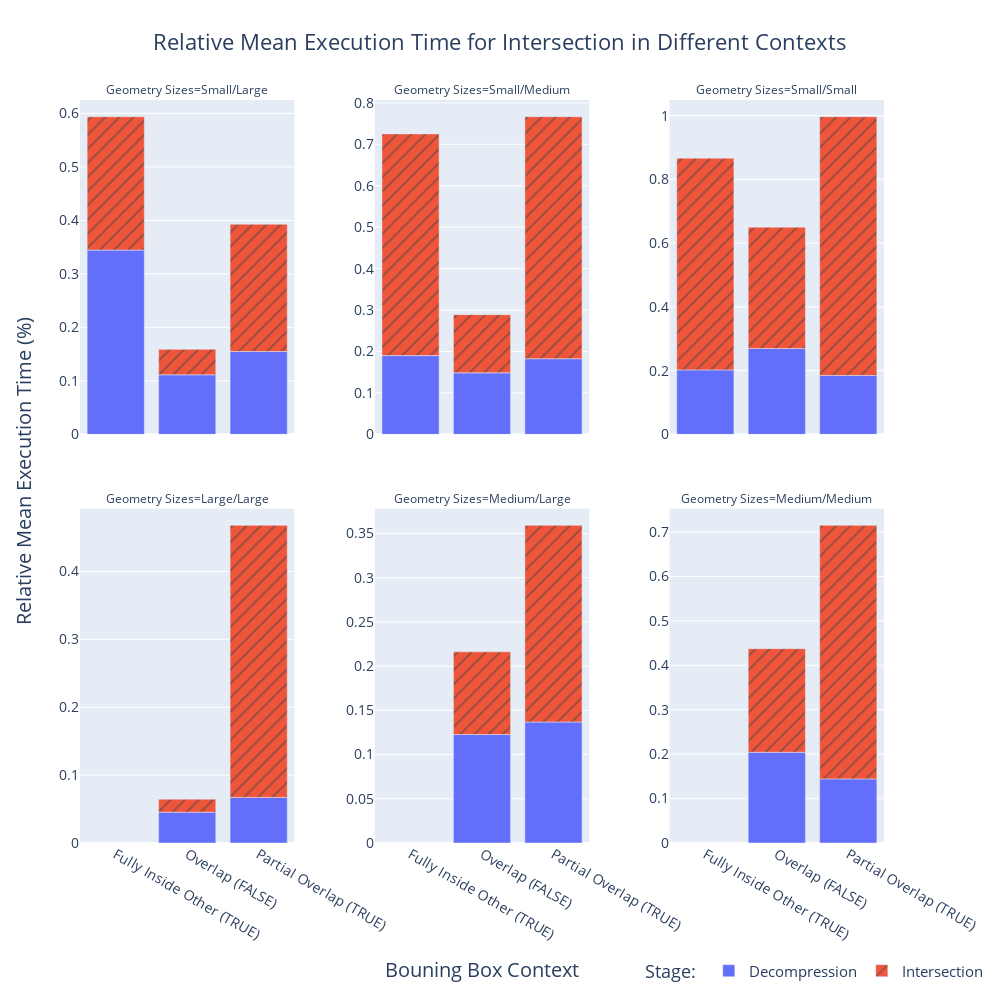

The notebook cell this image was saved under:
### Code cell
total_time_df = stats_df[['context', 'total_time', 'sizes', 'baseline', 'predicate', 'decomp']]
plot_total_time_bars(total_time_df, is_predicate=False, size_cat_excl=[], log_scale=False) #

### Figure 1 — Plotly figure (JSON) as saved in the notebook; plotly's stock layout.template omitted (floating-point values rounded to 4 significant figures)
{"data": [{"alignmentgroup": "True", "hovertemplate": "Stage: =Decompression<br>Geometry Sizes=Small/Large<br>Context=%{x}<br>time=%{y}<extra></extra>", "legendgroup": "Decompression", "marker": {"color": "#636efa", "pattern": {"shape": ""}}, "name": "Decompression", "offsetgroup": "Decompression", "orientation": "v", "showlegend": true, "textposition": "auto", "type": "bar", "x": ["Fully Inside Other (TRUE)", "Overlap (FALSE)", "Partial Overlap (TRUE)"], "xaxis": "x4", "y": [0.3445, 0.1113, 0.1549], "yaxis": "y4"}, {"alignmentgroup": "True", "hovertemplate": "Stage: =Decompression<br>Geometry Sizes=Small/Medium<br>Context=%{x}<br>time=%{y}<extra></extra>", "legendgroup": "Decompression", "marker": {"color": "#636efa", "pattern": {"shape": ""}}, "name": "Decompression", "offsetgroup": "Decompression", "orientation": "v", "showlegend": false, "textposition": "auto", "type": "bar", "x": ["Fully Inside Other (TRUE)", "Overlap (FALSE)", "Partial Overlap (TRUE)"], "xaxis": "x5", "y": [0.1901, 0.1484, 0.1826], "yaxis": "y5"}, {"alignmentgroup": "True", "hovertemplate": "Stage: =Decompression<br>Geometry Sizes=Small/Small<br>Context=%{x}<br>time=%{y}<extra></extra>", "legendgroup": "Decompression", "marker": {"color": "#636efa", "pattern": {"shape": ""}}, "name": "Decompression", "offsetgroup": "Decompression", "orientation": "v", "showlegend": false, "textposition": "auto", "type": "bar", "x": ["Fully Inside Other (TRUE)", "Overlap (FALSE)", "Partial Overlap (TRUE)"], "xaxis": "x6", "y": [0.2023, 0.2695, 0.1849], "yaxis": "y6"}, {"alignmentgroup": "True", "hovertemplate": "Stage: =Decompression<br>Geometry Sizes=Large/Large<br>Context=%{x}<br>time=%{y}<extra></extra>", "legendgroup": "Decompression", "marker": {"color": "#636efa", "pattern": {"shape": ""}}, "name": "Decompression", "offsetgroup": "Decompression", "orientation": "v", "showlegend": false, "textposition": "auto", "type": "bar", "x": ["Overlap (FALSE)", "Partial Overlap (TRUE)"], "xaxis": "x", "y": [0.04542, 0.06722], "yaxis": "y"}, {"alignmentgroup": "True", "hovertemplate": "Stage: =Decompression<br>Geometry Sizes=Medium/Large<br>Context=%{x}<br>time=%{y}<extra></extra>", "legendgroup": "Decompression", "marker": {"color": "#636efa", "pattern": {"shape": ""}}, "name": "Decompression", "offsetgroup": "Decompression", "orientation": "v", "showlegend": false, "textposition": "auto", "type": "bar", "x": ["Overlap (FALSE)", "Partial Overlap (TRUE)"], "xaxis": "x2", "y": [0.1226, 0.1368], "yaxis": "y2"}, {"alignmentgroup": "True", "hovertemplate": "Stage: =Decompression<br>Geometry Sizes=Medium/Medium<br>Context=%{x}<br>time=%{y}<extra></extra>", "legendgroup": "Decompression", "marker": {"color": "#636efa", "pattern": {"shape": ""}}, "name": "Decompression", "offsetgroup": "Decompression", "orientation": "v", "showlegend": false, "textposition": "auto", "type": "bar", "x": ["Overlap (FALSE)", "Partial Overlap (TRUE)"], "xaxis": "x3", "y": [0.2043, 0.1443], "yaxis": "y3"}, {"alignmentgroup": "True", "hovertemplate": "Stage: =Intersection<br>Geometry Sizes=Small/Large<br>Context=%{x}<br>time=%{y}<extra></extra>", "legendgroup": "Intersection", "marker": {"color": "#EF553B", "pattern": {"shape": "/"}}, "name": "Intersection", "offsetgroup": "Intersection", "orientation": "v", "showlegend": true, "textposition": "auto", "type": "bar", "x": ["Fully Inside Other (TRUE)", "Overlap (FALSE)", "Partial Overlap (TRUE)"], "xaxis": "x4", "y": [0.2492, 0.04755, 0.2378], "yaxis": "y4"}, {"alignmentgroup": "True", "hovertemplate": "Stage: =Intersection<br>Geometry Sizes=Small/Medium<br>Context=%{x}<br>time=%{y}<extra></extra>", "legendgroup": "Intersection", "marker": {"color": "#EF553B", "pattern": {"shape": "/"}}, "name": "Intersection", "offsetgroup": "Intersection", "orientation": "v", "showlegend": false, "textposition": "auto", "type": "bar", "x": ["Fully Inside Other (TRUE)", "Overlap (FALSE)", "Partial Overlap (TRUE)"], "xaxis": "x5", "y": [0.5351, 0.1405, 0.5841], "yaxis": "y5"}, {"alignmentgroup": "True", "hovertemplate": "Stage: =Intersection<br>Geometry Sizes=Small/Small<br>Context=%{x}<br>time=%{y}<extra></extra>", "legendgroup": "Intersection", "marker": {"color": "#EF553B", "pattern": {"shape": "/"}}, "name": "Intersection", "offsetgroup": "Intersection", "orientation": "v", "showlegend": false, "textposition": "auto", "type": "bar", "x": ["Fully Inside Other (TRUE)", "Overlap (FALSE)", "Partial Overlap (TRUE)"], "xaxis": "x6", "y": [0.6643, 0.3807, 0.8117], "yaxis": "y6"}, {"alignmentgroup": "True", "hovertemplate": "Stage: =Intersection<br>Geometry Sizes=Large/Large<br>Context=%{x}<br>time=%{y}<extra></extra>", "legendgroup": "Intersection", "marker": {"color": "#EF553B", "pattern": {"shape": "/"}}, "name": "Intersection", "offsetgroup": "Intersection", "orientation": "v", "showlegend": false, "textposition": "auto", "type": "bar", "x": ["Overlap (FALSE)", "Partial Overlap (TRUE)"], "xaxis": "x", "y": [0.01916, 0.4008], "yaxis": "y"}, {"alignmentgroup": "True", "hovertemplate": "Stage: =Intersection<br>Geometry Sizes=Medium/Large<br>Context=%{x}<br>time=%{y}<extra></extra>", "legendgroup": "Intersection", "marker": {"color": "#EF553B", "pattern": {"shape": "/"}}, "name": "Intersection", "offsetgroup": "Intersection", "orientation": "v", "showlegend": false, "textposition": "auto", "type": "bar", "x": ["Overlap (FALSE)", "Partial Overlap (TRUE)"], "xaxis": "x2", "y": [0.09354, 0.2223], "yaxis": "y2"}, {"alignmentgroup": "True", "hovertemplate": "Stage: =Intersection<br>Geometry Sizes=Medium/Medium<br>Context=%{x}<br>time=%{y}<extra></extra>", "legendgroup": "Intersection", "marker": {"color": "#EF553B", "pattern": {"shape": "/"}}, "name": "Intersection", "offsetgroup": "Intersection", "orientation": "v", "showlegend": false, "textposition": "auto", "type": "bar", "x": ["Overlap (FALSE)", "Partial Overlap (TRUE)"], "xaxis": "x3", "y": [0.2331, 0.5707], "yaxis": "y3"}], "layout": {"annotations": [{"showarrow": false, "text": "Geometry Sizes=Large/Large", "x": 0.1333, "xanchor": "center", "xref": "paper", "y": 0.45, "yanchor": "bottom", "yref": "paper"}, {"showarrow": false, "text": "Geometry Sizes=Medium/Large", "x": 0.5, "xanchor": "center", "xref": "paper", "y": 0.45, "yanchor": "bottom", "yref": "paper"}, {"showarrow": false, "text": "Geometry Sizes=Medium/Medium", "x": 0.8667, "xanchor": "center", "xref": "paper", "y": 0.45, "yanchor": "bottom", "yref": "paper"}, {"showarrow": false, "text": "Geometry Sizes=Small/Large", "x": 0.1333, "xanchor": "center", "xref": "paper", "y": 1, "yanchor": "bottom", "yref": "paper"}, {"showarrow": false, "text": "Geometry Sizes=Small/Medium", "x": 0.5, "xanchor": "center", "xref": "paper", "y": 1, "yanchor": "bottom", "yref": "paper"}, {"showarrow": false, "text": "Geometry Sizes=Small/Small", "x": 0.8667, "xanchor": "center", "xref": "paper", "y": 1, "yanchor": "bottom", "yref": "paper"}, {"font": {"size": 20}, "showarrow": false, "text": "Bouning Box Context", "x": 0.5, "xanchor": "center", "xref": "paper", "y": -0.15, "yanchor": "top", "yref": "paper"}, {"font": {"size": 20}, "showarrow": false, "text": "Relative Mean Execution Time (%)", "textangle": -90, "x": -0.07, "xanchor": "center", "xref": "paper", "y": 0.5, "yanchor": "middle", "yref": "paper"}], "barmode": "relative", "height": 1000, "legend": {"font": {"size": 15}, "orientation": "h", "title": {"text": "Stage: "}, "tracegroupgap": 0, "x": 0.7, "xanchor": "left", "y": -0.15, "yanchor": "top"}, "title": {"font": {"size": 22}, "text": "Relative Mean Execution Time for Intersection in Different Contexts", "x": 0.5}, "width": 1000, "xaxis": {"anchor": "y", "domain": [0, 0.2667], "tickfont": {"size": 14}, "title": {"text": ""}}, "xaxis2": {"anchor": "y2", "domain": [0.3667, 0.6333], "matches": "x", "tickfont": {"size": 14}, "title": {"text": ""}}, "xaxis3": {"anchor": "y3", "domain": [0.7333, 1], "matches": "x", "tickfont": {"size": 14}, "title": {"text": ""}}, "xaxis4": {"anchor": "y4", "domain": [0, 0.2667], "matches": "x", "showticklabels": false, "tickfont": {"size": 14}, "title": {"text": ""}}, "xaxis5": {"anchor": "y5", "domain": [0.3667, 0.6333], "matches": "x", "showticklabels": false, "tickfont": {"size": 14}, "title": {"text": ""}}, "xaxis6": {"anchor": "y6", "domain": [0.7333, 1], "matches": "x", "showticklabels": false, "tickfont": {"size": 14}, "title": {"text": ""}}, "yaxis": {"anchor": "x", "domain": [0, 0.45], "showticklabels": true, "tickfont": {"size": 14}, "title": {"text": ""}, "visible": true}, "yaxis2": {"anchor": "x2", "domain": [0, 0.45], "showticklabels": true, "tickfont": {"size": 14}, "title": {"text": ""}, "visible": true}, "yaxis3": {"anchor": "x3", "domain": [0, 0.45], "showticklabels": true, "tickfont": {"size": 14}, "title": {"text": ""}, "visible": true}, "yaxis4": {"anchor": "x4", "domain": [0.55, 1], "showticklabels": true, "tickfont": {"size": 14}, "title": {"text": ""}, "visible": true}, "yaxis5": {"anchor": "x5", "domain": [0.55, 1], "showticklabels": true, "tickfont": {"size": 14}, "title": {"text": ""}, "visible": true}, "yaxis6": {"anchor": "x6", "domain": [0.55, 1], "showticklabels": true, "tickfont": {"size": 14}, "title": {"text": ""}, "visible": true}}}
